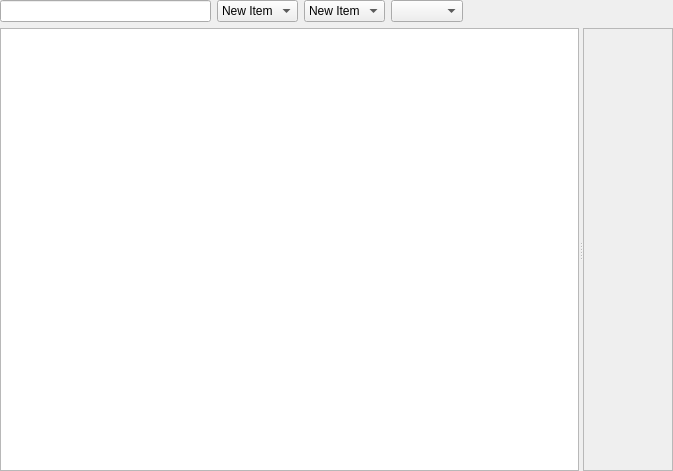
<?xml version="1.0" encoding="UTF-8"?>
<ui version="4.0">
 <class>CoefficientTableCalc</class>
 <widget class="QWidget" name="CoefficientTableCalc">
  <property name="geometry">
   <rect>
    <x>0</x>
    <y>0</y>
    <width>673</width>
    <height>471</height>
   </rect>
  </property>
  <property name="windowTitle">
   <string>Form</string>
  </property>
  <layout class="QVBoxLayout" name="verticalLayout">
   <property name="spacing">
    <number>0</number>
   </property>
   <property name="leftMargin">
    <number>0</number>
   </property>
   <property name="topMargin">
    <number>0</number>
   </property>
   <property name="rightMargin">
    <number>0</number>
   </property>
   <property name="bottomMargin">
    <number>0</number>
   </property>
   <item>
    <widget class="QStackedWidget" name="stackedWidget">
     <property name="currentIndex">
      <number>0</number>
     </property>
     <widget class="QWidget" name="page0">
      <layout class="QVBoxLayout" name="verticalLayout_2">
       <property name="spacing">
        <number>6</number>
       </property>
       <property name="leftMargin">
        <number>0</number>
       </property>
       <property name="topMargin">
        <number>0</number>
       </property>
       <property name="rightMargin">
        <number>0</number>
       </property>
       <property name="bottomMargin">
        <number>0</number>
       </property>
       <item>
        <layout class="QHBoxLayout" name="horizontalLayout">
         <item>
          <widget class="QLineEdit" name="searchLineEdit">
           <property name="sizePolicy">
            <sizepolicy hsizetype="Expanding" vsizetype="Preferred">
             <horstretch>0</horstretch>
             <verstretch>0</verstretch>
            </sizepolicy>
           </property>
           <property name="text">
            <string/>
           </property>
          </widget>
         </item>
         <item>
          <widget class="QComboBox" name="filesFilterCombo">
           <property name="sizePolicy">
            <sizepolicy hsizetype="Preferred" vsizetype="Preferred">
             <horstretch>0</horstretch>
             <verstretch>0</verstretch>
            </sizepolicy>
           </property>
           <item>
            <property name="text">
             <string>New Item</string>
            </property>
           </item>
           <item>
            <property name="text">
             <string>New Item</string>
            </property>
           </item>
           <item>
            <property name="text">
             <string>New Item</string>
            </property>
           </item>
          </widget>
         </item>
         <item>
          <widget class="QComboBox" name="classifiersFilterCombo">
           <property name="sizePolicy">
            <sizepolicy hsizetype="Preferred" vsizetype="Preferred">
             <horstretch>0</horstretch>
             <verstretch>0</verstretch>
            </sizepolicy>
           </property>
           <item>
            <property name="text">
             <string>New Item</string>
            </property>
           </item>
           <item>
            <property name="text">
             <string>New Item</string>
            </property>
           </item>
           <item>
            <property name="text">
             <string>New Item</string>
            </property>
           </item>
          </widget>
         </item>
         <item>
          <widget class="QComboBox" name="specificsFilterCombo"/>
         </item>
         <item>
          <spacer name="horizontalSpacer">
           <property name="orientation">
            <enum>Qt::Horizontal</enum>
           </property>
           <property name="sizeType">
            <enum>QSizePolicy::Expanding</enum>
           </property>
           <property name="sizeHint" stdset="0">
            <size>
             <width>60</width>
             <height>20</height>
            </size>
           </property>
          </spacer>
         </item>
        </layout>
       </item>
       <item>
        <widget class="QSplitter" name="splitter">
         <property name="sizePolicy">
          <sizepolicy hsizetype="Preferred" vsizetype="Expanding">
           <horstretch>1</horstretch>
           <verstretch>0</verstretch>
          </sizepolicy>
         </property>
         <property name="orientation">
          <enum>Qt::Horizontal</enum>
         </property>
         <widget class="QTreeView" name="treeView">
          <property name="sizePolicy">
           <sizepolicy hsizetype="Minimum" vsizetype="Preferred">
            <horstretch>0</horstretch>
            <verstretch>0</verstretch>
           </sizepolicy>
          </property>
         </widget>
         <widget class="QScrollArea" name="scrollArea">
          <property name="widgetResizable">
           <bool>true</bool>
          </property>
          <widget class="QWidget" name="scrollAreaWidgetContents">
           <property name="geometry">
            <rect>
             <x>0</x>
             <y>0</y>
             <width>88</width>
             <height>437</height>
            </rect>
           </property>
           <layout class="QVBoxLayout" name="verticalLayout_3">
            <item>
             <widget class="QLabel" name="CoefficientLabel">
              <property name="sizePolicy">
               <sizepolicy hsizetype="Preferred" vsizetype="Maximum">
                <horstretch>0</horstretch>
                <verstretch>0</verstretch>
               </sizepolicy>
              </property>
              <property name="text">
               <string/>
              </property>
             </widget>
            </item>
            <item>
             <spacer name="verticalSpacer_3">
              <property name="orientation">
               <enum>Qt::Vertical</enum>
              </property>
              <property name="sizeType">
               <enum>QSizePolicy::Fixed</enum>
              </property>
              <property name="sizeHint" stdset="0">
               <size>
                <width>20</width>
                <height>6</height>
               </size>
              </property>
             </spacer>
            </item>
            <item>
             <widget class="CoefficientDetailsWidget" name="coefficientsDetailsWidget" native="true"/>
            </item>
           </layout>
          </widget>
         </widget>
        </widget>
       </item>
      </layout>
     </widget>
     <widget class="QWidget" name="page1">
      <layout class="QVBoxLayout" name="verticalLayout_4">
       <property name="spacing">
        <number>0</number>
       </property>
       <property name="leftMargin">
        <number>0</number>
       </property>
       <property name="topMargin">
        <number>0</number>
       </property>
       <property name="rightMargin">
        <number>0</number>
       </property>
       <property name="bottomMargin">
        <number>0</number>
       </property>
       <item>
        <widget class="Widgets::ParameterTableView" name="tableView" native="true"/>
       </item>
      </layout>
     </widget>
     <widget class="QWidget" name="page2">
      <layout class="QVBoxLayout" name="verticalLayout_5">
       <property name="spacing">
        <number>0</number>
       </property>
       <property name="leftMargin">
        <number>0</number>
       </property>
       <property name="topMargin">
        <number>0</number>
       </property>
       <property name="rightMargin">
        <number>0</number>
       </property>
       <property name="bottomMargin">
        <number>0</number>
       </property>
       <item>
        <widget class="Widgets::TitleCommentWidget" name="titleCommentWidget" native="true">
         <property name="maximumSize">
          <size>
           <width>16777215</width>
           <height>400</height>
          </size>
         </property>
        </widget>
       </item>
       <item>
        <spacer name="verticalSpacer">
         <property name="orientation">
          <enum>Qt::Vertical</enum>
         </property>
         <property name="sizeHint" stdset="0">
          <size>
           <width>20</width>
           <height>80</height>
          </size>
         </property>
        </spacer>
       </item>
      </layout>
     </widget>
     <widget class="QWidget" name="page3">
      <layout class="QVBoxLayout" name="verticalLayout_6">
       <property name="spacing">
        <number>0</number>
       </property>
       <property name="leftMargin">
        <number>0</number>
       </property>
       <property name="topMargin">
        <number>0</number>
       </property>
       <property name="rightMargin">
        <number>0</number>
       </property>
       <property name="bottomMargin">
        <number>0</number>
       </property>
       <item>
        <widget class="Widgets::EditGroupWidget" name="editGroupWidget" native="true"/>
       </item>
       <item>
        <spacer name="verticalSpacer_2">
         <property name="orientation">
          <enum>Qt::Vertical</enum>
         </property>
         <property name="sizeType">
          <enum>QSizePolicy::Expanding</enum>
         </property>
         <property name="sizeHint" stdset="0">
          <size>
           <width>20</width>
           <height>40</height>
          </size>
         </property>
        </spacer>
       </item>
      </layout>
     </widget>
    </widget>
   </item>
  </layout>
 </widget>
 <customwidgets>
  <customwidget>
   <class>CoefficientDetailsWidget</class>
   <extends>QWidget</extends>
   <header>ui/widgets/library/coefficient_details_widget.h</header>
   <container>1</container>
  </customwidget>
  <customwidget>
   <class>Widgets::ParameterTableView</class>
   <extends>QWidget</extends>
   <header>ui/widgets/parameter_table_view.h</header>
   <container>1</container>
  </customwidget>
  <customwidget>
   <class>Widgets::TitleCommentWidget</class>
   <extends>QWidget</extends>
   <header>ui/widgets/title_comment_widget.h</header>
   <container>1</container>
  </customwidget>
  <customwidget>
   <class>Widgets::EditGroupWidget</class>
   <extends>QWidget</extends>
   <header>ui/widgets/edit_group_widget.h</header>
   <container>1</container>
  </customwidget>
 </customwidgets>
 <resources/>
 <connections/>
</ui>
